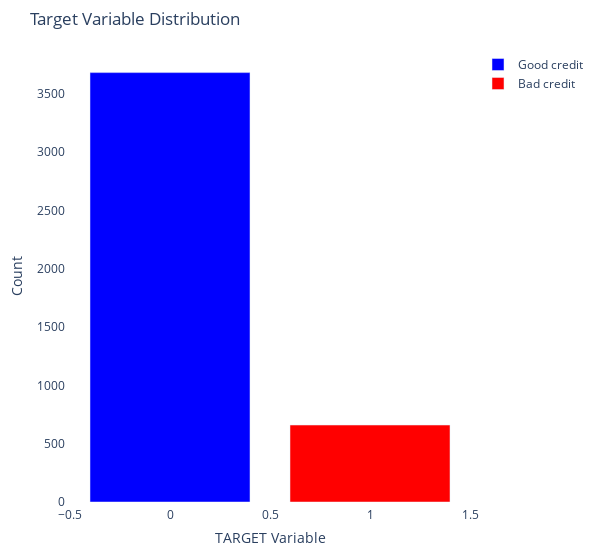

This figure's notebook cell:
### Code cell
trace0 = go.Bar(
    x = df[df["TARGET"]== 0]["TARGET"].value_counts().index.values,
    y = df[df["TARGET"]== 0]["TARGET"].value_counts().values,
    name='Good credit',
    marker=dict(color='blue')
)

trace1 = go.Bar(
    x = df[df["TARGET"]== 1]["TARGET"].value_counts().index.values,
    y = df[df["TARGET"]== 1]["TARGET"].value_counts().values,
    name='Bad credit',
    marker=dict(color='red')
)

data = [trace0, trace1]

layout = go.Layout(
    title='Target Variable Distribution',
    width=600,
    margin=dict(l=50, r=50, b=50, t=50, pad=4),
    yaxis=dict(title='Count'),
    xaxis=dict(title='TARGET Variable'),
    plot_bgcolor='white',
    paper_bgcolor='white'
)

fig = go.Figure(data=data, layout=layout)
fig.show()

### Figure 1 — Plotly figure (JSON) as saved in the notebook; plotly's stock layout.template omitted (floating-point values rounded to 4 significant figures)
{"data": [{"marker": {"color": "blue"}, "name": "Good credit", "type": "bar", "x": [0], "y": [3683]}, {"marker": {"color": "red"}, "name": "Bad credit", "type": "bar", "x": [1], "y": [660]}], "layout": {"margin": {"b": 50, "l": 50, "pad": 4, "r": 50, "t": 50}, "paper_bgcolor": "white", "plot_bgcolor": "white", "title": {"text": "Target Variable Distribution"}, "width": 600, "xaxis": {"title": {"text": "TARGET Variable"}}, "yaxis": {"title": {"text": "Count"}}}}
